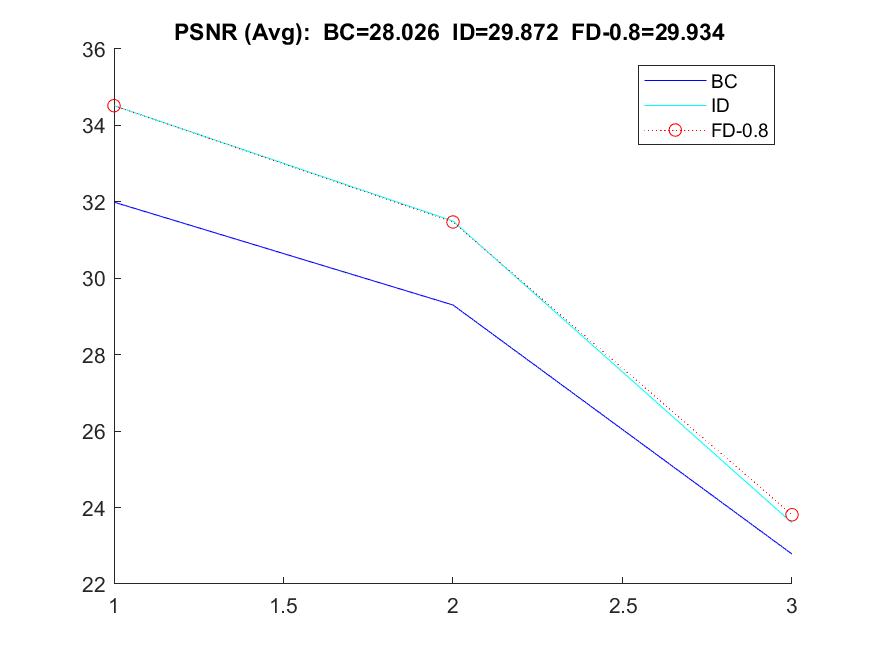
%> input picture Kim/output/0.8/Set5/psnr.png, 875 x 656 px; its folder holds only this picture in this run
$ octave main.m   (GNU Octave 9; MATLAB toolbox functions it lacks are replaced by stand-ins)
%> lines starting %> are read from the running program, lines starting %| are printed output that depends on the picture
### Kim/FeatureSIM.m
function [FSIM, FSIMc] = FeatureSIM(imageRef, imageDis)
% ========================================================================
% FSIM Index with automatic downsampling, Version 1.0
% Copyright(c) 2010 Lin ZHANG, Lei Zhang, Xuanqin Mou and David Zhang
% All Rights Reserved.
%
% ----------------------------------------------------------------------
% Permission to use, copy, or modify this software and its documentation
% for educational and research purposes only and without fee is here
% granted, provided that this copyright notice and the original authors'
% names appear on all copies and supporting documentation. This program
% shall not be used, rewritten, or adapted as the basis of a commercial
% software or hardware product without first obtaining permission of the
% authors. The authors make no representations about the suitability of
% this software for any purpose. It is provided "as is" without express
% or implied warranty.
%----------------------------------------------------------------------
%
% This is an implementation of the algorithm for calculating the
% Feature SIMilarity (FSIM) index between two images.
%
% Please refer to the following paper
%
% Lin Zhang, Lei Zhang, Xuanqin Mou, and David Zhang,"FSIM: a feature similarity
% index for image qualtiy assessment", IEEE Transactions on Image Processing, vol. 20, no. 8, pp. 2378-2386, 2011.
%
%----------------------------------------------------------------------
%
%Input : (1) imageRef: the first image being compared
%        (2) imageDis: the second image being compared
%
%Output: (1) FSIM: is the similarty score calculated using FSIM algorithm. FSIM
%	     only considers the luminance component of images. For colorful images,
%            they will be converted to the grayscale at first.
%        (2) FSIMc: is the similarity score calculated using FSIMc algorithm. FSIMc
%            considers both the grayscale and the color information.
%Note: For grayscale images, the returned FSIM and FSIMc are the same.
%
%-----------------------------------------------------------------------
%
%Usage:
%Given 2 test images img1 and img2. For gray-scale images, their dynamic range should be 0-255.
%For colorful images, the dynamic range of each color channel should be 0-255.
%
%[FSIM, FSIMc] = FeatureSIM(img1, img2);
%-----------------------------------------------------------------------

[rows, cols] = size(imageRef(:,:,1));
I1 = ones(rows, cols);
I2 = ones(rows, cols);
Q1 = ones(rows, cols);
Q2 = ones(rows, cols);

if ndims(imageRef) == 3 %images are colorful
    Y1 = 0.299 * double(imageRef(:,:,1)) + 0.587 * double(imageRef(:,:,2)) + 0.114 * double(imageRef(:,:,3));
    Y2 = 0.299 * double(imageDis(:,:,1)) + 0.587 * double(imageDis(:,:,2)) + 0.114 * double(imageDis(:,:,3));
    I1 = 0.596 * double(imageRef(:,:,1)) - 0.274 * double(imageRef(:,:,2)) - 0.322 * double(imageRef(:,:,3));
    I2 = 0.596 * double(imageDis(:,:,1)) - 0.274 * double(imageDis(:,:,2)) - 0.322 * double(imageDis(:,:,3));
    Q1 = 0.211 * double(imageRef(:,:,1)) - 0.523 * double(imageRef(:,:,2)) + 0.312 * double(imageRef(:,:,3));
    Q2 = 0.211 * double(imageDis(:,:,1)) - 0.523 * double(imageDis(:,:,2)) + 0.312 * double(imageDis(:,:,3));
else %images are grayscale
    Y1 = imageRef;
    Y2 = imageDis;
end

Y1 = double(Y1);
Y2 = double(Y2);
%%%%%%%%%%%%%%%%%%%%%%%%%
% Downsample the image
%%%%%%%%%%%%%%%%%%%%%%%%%
minDimension = min(rows,cols);
F = max(1,round(minDimension / 256));
aveKernel = fspecial('average',F);

aveI1 = conv2(I1, aveKernel,'same');
aveI2 = conv2(I2, aveKernel,'same');
I1 = aveI1(1:F:rows,1:F:cols);
I2 = aveI2(1:F:rows,1:F:cols);

aveQ1 = conv2(Q1, aveKernel,'same');
aveQ2 = conv2(Q2, aveKernel,'same');
Q1 = aveQ1(1:F:rows,1:F:cols);
Q2 = aveQ2(1:F:rows,1:F:cols);

aveY1 = conv2(Y1, aveKernel,'same');
aveY2 = conv2(Y2, aveKernel,'same');
Y1 = aveY1(1:F:rows,1:F:cols);
Y2 = aveY2(1:F:rows,1:F:cols);

%%%%%%%%%%%%%%%%%%%%%%%%%
% Calculate the phase congruency maps
%%%%%%%%%%%%%%%%%%%%%%%%%
PC1 = phasecong2(Y1);
PC2 = phasecong2(Y2);

%%%%%%%%%%%%%%%%%%%%%%%%%
% Calculate the gradient map
%%%%%%%%%%%%%%%%%%%%%%%%%
dx = [3 0 -3; 10 0 -10;  3  0 -3]/16;
dy = [3 10 3; 0  0   0; -3 -10 -3]/16;
IxY1 = conv2(Y1, dx, 'same');
IyY1 = conv2(Y1, dy, 'same');
gradientMap1 = sqrt(IxY1.^2 + IyY1.^2);

IxY2 = conv2(Y2, dx, 'same');
IyY2 = conv2(Y2, dy, 'same');
gradientMap2 = sqrt(IxY2.^2 + IyY2.^2);

%%%%%%%%%%%%%%%%%%%%%%%%%
% Calculate the FSIM
%%%%%%%%%%%%%%%%%%%%%%%%%
T1 = 0.85;  %fixed
T2 = 160; %fixed
PCSimMatrix = (2 * PC1 .* PC2 + T1) ./ (PC1.^2 + PC2.^2 + T1);
gradientSimMatrix = (2*gradientMap1.*gradientMap2 + T2) ./(gradientMap1.^2 + gradientMap2.^2 + T2);
PCm = max(PC1, PC2);
SimMatrix = gradientSimMatrix .* PCSimMatrix .* PCm;
FSIM = sum(sum(SimMatrix)) / sum(sum(PCm));

%%%%%%%%%%%%%%%%%%%%%%%%%
% Calculate the FSIMc
%%%%%%%%%%%%%%%%%%%%%%%%%
T3 = 200;
T4 = 200;
ISimMatrix = (2 * I1 .* I2 + T3) ./ (I1.^2 + I2.^2 + T3);
QSimMatrix = (2 * Q1 .* Q2 + T4) ./ (Q1.^2 + Q2.^2 + T4);

lambda = 0.03;

SimMatrixC = gradientSimMatrix .* PCSimMatrix .* real((ISimMatrix .* QSimMatrix) .^ lambda) .* PCm;
FSIMc = sum(sum(SimMatrixC)) / sum(sum(PCm));

return;

%%%%%%%%%%%%%%%%%%%%%%%%%%%%%%%%%%%%%%%%%%%%%%%%%%%%%%%%%%%%%%%%%%%%%%%%%%%%%%%%%%

function [ResultPC]=phasecong2(im)
% ========================================================================
% Copyright (c) 1996-2009 Peter Kovesi
% School of Computer Science & Software Engineering
% The University of Western Australia
% http://www.csse.uwa.edu.au/
%
% Permission is hereby  granted, free of charge, to any  person obtaining a copy
% of this software and associated  documentation files (the "Software"), to deal
% in the Software without restriction, subject to the following conditions:
%
% The above copyright notice and this permission notice shall be included in all
% copies or substantial portions of the Software.
%
% The software is provided "as is", without warranty of any kind.
% References:
%
%     Peter Kovesi, "Image Features From Phase Congruency". Videre: A
%     Journal of Computer Vision Research. MIT Press. Volume 1, Number 3,
%     Summer 1999 http://mitpress.mit.edu/e-journals/Videre/001/v13.html

nscale          = 4;     % Number of wavelet scales.
norient         = 4;     % Number of filter orientations.
minWaveLength   = 6;     % Wavelength of smallest scale filter.
mult            = 2;   % Scaling factor between successive filters.
sigmaOnf        = 0.55;  % Ratio of the standard deviation of the
                             % Gaussian describing the log Gabor filter's
                             % transfer function in the frequency domain
                             % to the filter center frequency.
dThetaOnSigma   = 1.2;   % Ratio of angular interval between filter orientations
                             % and the standard deviation of the angular Gaussian
                             % function used to construct filters in the
                             % freq. plane.
k               = 2.0;   % No of standard deviations of the noise
                             % energy beyond the mean at which we set the
                             % noise threshold point.
                             % below which phase congruency values get
                             % penalized.
epsilon         = .0001;                % Used to prevent division by zero.

thetaSigma = pi/norient/dThetaOnSigma;  % Calculate the standard deviation of the
                                        % angular Gaussian function used to
                                        % construct filters in the freq. plane.

[rows,cols] = size(im);
imagefft = fft2(im);              % Fourier transform of image

zero = zeros(rows,cols);
EO = cell(nscale, norient);       % Array of convolution results.

estMeanE2n = [];
ifftFilterArray = cell(1,nscale); % Array of inverse FFTs of filters

% Pre-compute some stuff to speed up filter construction

% Set up X and Y matrices with ranges normalised to +/- 0.5
% The following code adjusts things appropriately for odd and even values
% of rows and columns.
if mod(cols,2)
    xrange = [-(cols-1)/2:(cols-1)/2]/(cols-1);
else
    xrange = [-cols/2:(cols/2-1)]/cols;
end

if mod(rows,2)
    yrange = [-(rows-1)/2:(rows-1)/2]/(rows-1);
else
    yrange = [-rows/2:(rows/2-1)]/rows;
end

[x,y] = meshgrid(xrange, yrange);

radius = sqrt(x.^2 + y.^2);       % Matrix values contain *normalised* radius from centre.
theta = atan2(-y,x);              % Matrix values contain polar angle.
                                  % (note -ve y is used to give +ve
                                  % anti-clockwise angles)

radius = ifftshift(radius);       % Quadrant shift radius and theta so that filters
theta  = ifftshift(theta);        % are constructed with 0 frequency at the corners.
radius(1,1) = 1;                  % Get rid of the 0 radius value at the 0
                                  % frequency point (now at top-left corner)
                                  % so that taking the log of the radius will
                                  % not cause trouble.

sintheta = sin(theta);
costheta = cos(theta);
clear x; clear y; clear theta;    % save a little memory

% Filters are constructed in terms of two components.
% 1) The radial component, which controls the frequency band that the filter
%    responds to
% 2) The angular component, which controls the orientation that the filter
%    responds to.
% The two components are multiplied together to construct the overall filter.

% Construct the radial filter components...

% First construct a low-pass filter that is as large as possible, yet falls
% away to zero at the boundaries.  All log Gabor filters are multiplied by
% this to ensure no extra frequencies at the 'corners' of the FFT are
% incorporated as this seems to upset the normalisation process when
% calculating phase congrunecy.
lp = lowpassfilter([rows,cols],.45,15);   % Radius .45, 'sharpness' 15

logGabor = cell(1,nscale);

for s = 1:nscale
    wavelength = minWaveLength*mult^(s-1);
    fo = 1.0/wavelength;                  % Centre frequency of filter.
    logGabor{s} = exp((-(log(radius/fo)).^2) / (2 * log(sigmaOnf)^2));
    logGabor{s} = logGabor{s}.*lp;        % Apply low-pass filter
    logGabor{s}(1,1) = 0;                 % Set the value at the 0 frequency point of the filter
                                          % back to zero (undo the radius fudge).
end

% Then construct the angular filter components...

spread = cell(1,norient);

for o = 1:norient
  angl = (o-1)*pi/norient;           % Filter angle.

  % For each point in the filter matrix calculate the angular distance from
  % the specified filter orientation.  To overcome the angular wrap-around
  % problem sine difference and cosine difference values are first computed
  % and then the atan2 function is used to determine angular distance.

  ds = sintheta * cos(angl) - costheta * sin(angl);    % Difference in sine.
  dc = costheta * cos(angl) + sintheta * sin(angl);    % Difference in cosine.
  dtheta = abs(atan2(ds,dc));                          % Absolute angular distance.
  spread{o} = exp((-dtheta.^2) / (2 * thetaSigma^2));  % Calculate the
                                                       % angular filter component.
end

% The main loop...
EnergyAll(rows,cols) = 0;
AnAll(rows,cols) = 0;

for o = 1:norient                    % For each orientation.
  sumE_ThisOrient   = zero;          % Initialize accumulator matrices.
  sumO_ThisOrient   = zero;
  sumAn_ThisOrient  = zero;
  Energy            = zero;
  for s = 1:nscale,                  % For each scale.
    filter = logGabor{s} .* spread{o};   % Multiply radial and angular
                                         % components to get the filter.
    ifftFilt = real(ifft2(filter))*sqrt(rows*cols);  % Note rescaling to match power
    ifftFilterArray{s} = ifftFilt;                   % record ifft2 of filter
    % Convolve image with even and odd filters returning the result in EO
    EO{s,o} = ifft2(imagefft .* filter);

    An = abs(EO{s,o});                         % Amplitude of even & odd filter response.
    sumAn_ThisOrient = sumAn_ThisOrient + An;  % Sum of amplitude responses.
    sumE_ThisOrient = sumE_ThisOrient + real(EO{s,o}); % Sum of even filter convolution results.
    sumO_ThisOrient = sumO_ThisOrient + imag(EO{s,o}); % Sum of odd filter convolution results.
    if s==1                                 % Record mean squared filter value at smallest
      EM_n = sum(sum(filter.^2));           % scale. This is used for noise estimation.
      maxAn = An;                           % Record the maximum An over all scales.
    else
      maxAn = max(maxAn, An);
    end
  end                                       % ... and process the next scale

  % Get weighted mean filter response vector, this gives the weighted mean
  % phase angle.

  XEnergy = sqrt(sumE_ThisOrient.^2 + sumO_ThisOrient.^2) + epsilon;
  MeanE = sumE_ThisOrient ./ XEnergy;
  MeanO = sumO_ThisOrient ./ XEnergy;

  % Now calculate An(cos(phase_deviation) - | sin(phase_deviation)) | by
  % using dot and cross products between the weighted mean filter response
  % vector and the individual filter response vectors at each scale.  This
  % quantity is phase congruency multiplied by An, which we call energy.

  for s = 1:nscale,
      E = real(EO{s,o}); O = imag(EO{s,o});    % Extract even and odd
                                               % convolution results.
      Energy = Energy + E.*MeanE + O.*MeanO - abs(E.*MeanO - O.*MeanE);
  end

  % Compensate for noise
  % We estimate the noise power from the energy squared response at the
  % smallest scale.  If the noise is Gaussian the energy squared will have a
  % Chi-squared 2DOF pdf.  We calculate the median energy squared response
  % as this is a robust statistic.  From this we estimate the mean.
  % The estimate of noise power is obtained by dividing the mean squared
  % energy value by the mean squared filter value

  medianE2n = median(reshape(abs(EO{1,o}).^2,1,rows*cols));
  meanE2n = -medianE2n/log(0.5);
  estMeanE2n(o) = meanE2n;

  noisePower = meanE2n/EM_n;                       % Estimate of noise power.

  % Now estimate the total energy^2 due to noise
  % Estimate for sum(An^2) + sum(Ai.*Aj.*(cphi.*cphj + sphi.*sphj))

  EstSumAn2 = zero;
  for s = 1:nscale
    EstSumAn2 = EstSumAn2 + ifftFilterArray{s}.^2;
  end

  EstSumAiAj = zero;
  for si = 1:(nscale-1)
    for sj = (si+1):nscale
      EstSumAiAj = EstSumAiAj + ifftFilterArray{si}.*ifftFilterArray{sj};
    end
  end
  sumEstSumAn2 = sum(sum(EstSumAn2));
  sumEstSumAiAj = sum(sum(EstSumAiAj));

  EstNoiseEnergy2 = 2*noisePower*sumEstSumAn2 + 4*noisePower*sumEstSumAiAj;

  tau = sqrt(EstNoiseEnergy2/2);                     % Rayleigh parameter
  EstNoiseEnergy = tau*sqrt(pi/2);                   % Expected value of noise energy
  EstNoiseEnergySigma = sqrt( (2-pi/2)*tau^2 );

  T =  EstNoiseEnergy + k*EstNoiseEnergySigma;       % Noise threshold

  % The estimated noise effect calculated above is only valid for the PC_1 measure.
  % The PC_2 measure does not lend itself readily to the same analysis.  However
  % empirically it seems that the noise effect is overestimated roughly by a factor
  % of 1.7 for the filter parameters used here.

  T = T/1.7;        % Empirical rescaling of the estimated noise effect to
                    % suit the PC_2 phase congruency measure
  Energy = max(Energy - T, zero);          % Apply noise threshold

  EnergyAll = EnergyAll + Energy;
  AnAll = AnAll + sumAn_ThisOrient;
end  % For each orientation
ResultPC = EnergyAll ./ AnAll;
return;


%%%%%%%%%%%%%%%%%%%%%%%%%%%%%%%%%%%%%%%%%%%%%%%%%%%%%%%%%%%%%%%%%%%%%%%%%%%%
% LOWPASSFILTER - Constructs a low-pass butterworth filter.
%
% usage: f = lowpassfilter(sze, cutoff, n)
%
% where: sze    is a two element vector specifying the size of filter
%               to construct [rows cols].
%        cutoff is the cutoff frequency of the filter 0 - 0.5
%        n      is the order of the filter, the higher n is the sharper
%               the transition is. (n must be an integer >= 1).
%               Note that n is doubled so that it is always an even integer.
%
%                      1
%      f =    --------------------
%                              2n
%              1.0 + (w/cutoff)
%
% The frequency origin of the returned filter is at the corners.
%
% See also: HIGHPASSFILTER, HIGHBOOSTFILTER, BANDPASSFILTER
%

% Copyright (c) 1999 Peter Kovesi
% School of Computer Science & Software Engineering
% The University of Western Australia
% http://www.csse.uwa.edu.au/
%
% Permission is hereby granted, free of charge, to any person obtaining a copy
% of this software and associated documentation files (the "Software"), to deal
% in the Software without restriction, subject to the following conditions:
%
% The above copyright notice and this permission notice shall be included in
% all copies or substantial portions of the Software.
%
% The Software is provided "as is", without warranty of any kind.

% October 1999
% August  2005 - Fixed up frequency ranges for odd and even sized filters
%                (previous code was a bit approximate)

function f = lowpassfilter(sze, cutoff, n)

    if cutoff < 0 || cutoff > 0.5
	error('cutoff frequency must be between 0 and 0.5');
    end

    if rem(n,1) ~= 0 || n < 1
	error('n must be an integer >= 1');
    end

    if length(sze) == 1
	rows = sze; cols = sze;
    else
	rows = sze(1); cols = sze(2);
    end

    % Set up X and Y matrices with ranges normalised to +/- 0.5
    % The following code adjusts things appropriately for odd and even values
    % of rows and columns.
    if mod(cols,2)
	xrange = [-(cols-1)/2:(cols-1)/2]/(cols-1);
    else
	xrange = [-cols/2:(cols/2-1)]/cols;
    end

    if mod(rows,2)
	yrange = [-(rows-1)/2:(rows-1)/2]/(rows-1);
    else
	yrange = [-rows/2:(rows/2-1)]/rows;
    end

    [x,y] = meshgrid(xrange, yrange);
    radius = sqrt(x.^2 + y.^2);        % A matrix with every pixel = radius relative to centre.
    f = ifftshift( 1 ./ (1.0 + (radius ./ cutoff).^(2*n)) );   % The filter
    return;

### Kim/fdf.m
function [h,hximp,hyimp,hda] = fdf(nu)
% M.Amintoosi
% Based on Ning He paper
if nargin == 0
    nu =0.9;
end
n2u = (nu^2-nu);

hximp = [...
    n2u/12 n2u/3 n2u/12;...
    -nu/5        1     -nu/5;...
    -nu/6   -2/3*nu  -nu/6
    ];
% hximp = hximp/sum(hximp(:))
hyimp = hximp';
hda = [...
    0  0  -nu/6; ...
    0  1  0 ;...
    n2u/2 0 0 ;...
    ];
hdb = flipud(hda);

hd = hximp*hyimp*hda*hdb;
h = hd/sum(hd(:));

### Kim/main.m
% Modified by M.Amintoosi, 2022
clear
% close all

nu = 0.8;
methods = {'BC','ID',sprintf('FD-%3.1f',nu)};
dataSets = {'Set5','Set14'};%,'BSDS100','Manga109','Urban100'};
N_dataSets = numel(dataSets);
nMethods = numel(methods);
markers = {'b-','c-','r:o','g-.p','m--s','k:<','y:>'};

[h,hximp,hyimp] = fdf(nu);
output_path = 'output';
%%
RESULTS = {};
for dsNo = 1:N_dataSets
    ds = dataSets{dsNo};
    clear Results MSE SSIM FSIM PSNR TT
    mkdir(sprintf('%s/%3.1f/%s',output_path,nu,ds));
    myFolder = sprintf('../Data/Test/%s/',ds);
    myFiles = dir(fullfile(myFolder,'*.png'));
    for ii = 1:length(myFiles)
%         if ii>3, break, end
        baseFileName = myFiles(ii).name;
        Results(ii).fileName = baseFileName;
        fullFileName = fullfile(myFolder, baseFileName);
        HR_img = imread(fullFileName);
%> HR_img is the input picture: size 656x875x3 uint8; mean R, G, B 251.3, 251.5, 251.9
        Ori_img_Color = HR_img;
        if numel(HR_img)==3
            HR_img = rgb2ycbcr(HR_img);
        end
        if strcmp(ds,'Mangn109')==0 || strcmp(ds,'Urban100')==0
            HR_img = imresize(HR_img,0.5);
%> HR_img: size 328x438x3 uint8
        end

        Pad=2;
        Scale=2;

        HR_img = HR_img(:,:,1);
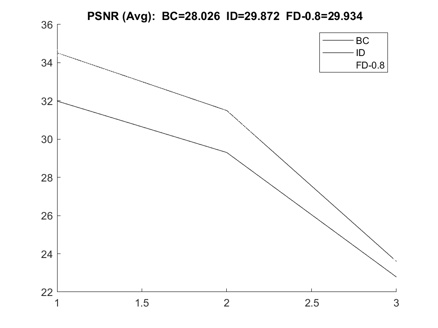
%> HR_img: size 328x438 uint8; min 0, max 255, mean 251.1
        HR_size = size(HR_img(:,:,1));
%> HR_size = [328 438]

        % adjusting Image size
        Adj_HR_size = ceil(HR_size/Scale)*Scale;
%> Adj_HR_size = [328 438]
        Adj_HR_size = [Adj_HR_size,1];
%> Adj_HR_size = [328 438 1]
        Adj_HR_img = zeros(Adj_HR_size);
%> Adj_HR_img: size 328x438 double; every value is 0
        Adj_HR_img(1:HR_size(1),1:HR_size(2),:) = HR_img;

        for i = HR_size(1):Adj_HR_size(1)
            Adj_HR_img(i,1:HR_size(2),:) = HR_img(end,:,:);
        end
%> this loop made 1 pass
%> i on pass 1: 328
        for i = HR_size(2):Adj_HR_size(2)
            Adj_HR_img(:,i,:) = Adj_HR_img(:,HR_size(2),:);
        end
%> this loop made 1 pass
%> i on pass 1: 438

        HR_img = double(Adj_HR_img);
        %         subplot(141), imshow(uint8(HR_img)), title('HR image')
        LR_img = imresize(HR_img,0.5);
        %         subplot(142), imshow(uint8(LR_img))
        Bicubic_img= imresize(LR_img,2, 'bicubic');
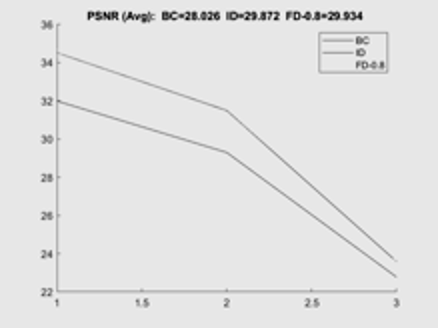
%> Bicubic_img: size 328x438 double; min 32.03, max 277.9, mean 251.1; drawn with min black and max white
        bc_mse = immse(Bicubic_img,HR_img);
%> bc_mse = 159.1
        bc_psnr = psnr(Bicubic_img,HR_img,255);
%> bc_psnr = 26.11
        bc_ssim = ssim(Bicubic_img,HR_img);
%> bc_ssim = 0.825
        bc_fsim = FeatureSIM((HR_img),(Bicubic_img));
%> in FeatureSIM, `[rows, cols] = size(imageRef(:,:,1));`: rows = 328; cols = 438
%> in FeatureSIM, `minDimension = min(rows,cols);`: minDimension = 328
%> in FeatureSIM, `F = max(1,round(minDimension / 256));`: F = 1
%> in phasecong2, `radius(1,1) = 1;`:
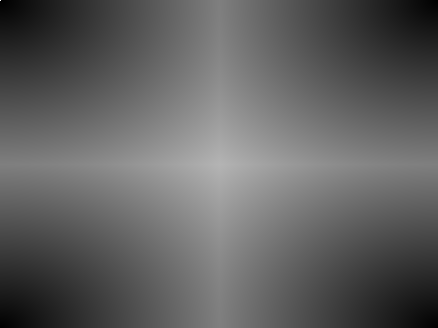
%> radius: size 328x438 double; min 0.00228, max 1, mean 0.383
%> the loop in phasecong2, `for o = 1:norient` made 4 passes
%> (medianE2n, meanE2n, noisePower, EstNoiseEnergy2, tau, EstNoiseEnergy, EstNoiseEnergySigma, T) on passes 1 to 4: (5.04e-05, 7.27e-05, 1.12e-08, 0.000187, 0.00966, 0.0121, 0.00633, 0.0146), (0.0003, 0.000433, 6.7e-08, 0.00111, 0.0236, 0.0296, 0.0155, 0.0356), (0.00028, 0.000404, 6.26e-08, 0.00104, 0.0228, 0.0286, 0.0149, 0.0344), (9.35e-05, 0.000135, 2.09e-08, 0.000347, 0.0132, 0.0165, 0.00862, 0.0199)
%> pass 1, in phasecong2, `MeanE = sumE_ThisOrient ./ XEnergy;`:
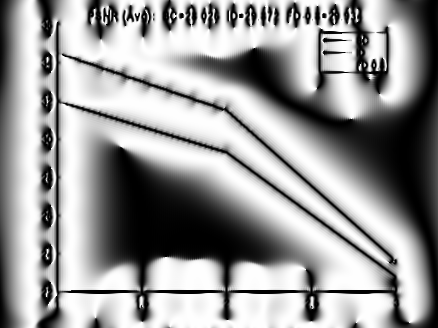
%> MeanE: size 328x438 double; min -1, max 1, mean 0.211; drawn with min black and max white
%> pass 1, in phasecong2, `MeanO = sumO_ThisOrient ./ XEnergy;`:
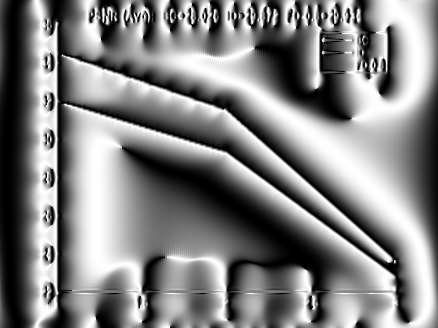
%> MeanO: size 328x438 double; min -1, max 1, mean 0.0248; drawn with min black and max white
%> after the loop in phasecong2, `for o = 1:norient`:
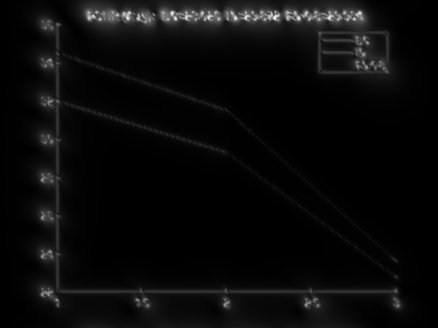
%> maxAn: size 328x438 double; min 0.00611, max 62.76, mean 2.6; drawn with min black and max white
%> after the loop in phasecong2, `for o = 1:norient`: EM_n = 6462.4; EO = 16 items; estMeanE2n = [7.27e-05 0.000433 0.000404 0.000135]; ifftFilterArray = 4 items
%> in phasecong2, `ResultPC = EnergyAll ./ AnAll;`:
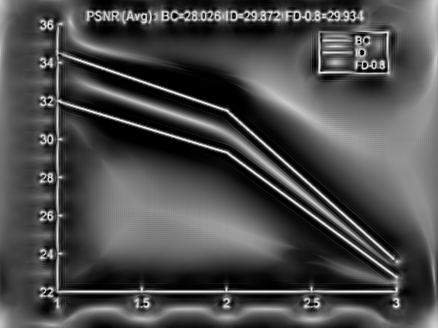
%> ResultPC: size 328x438 double; min 0, max 0.991, mean 0.296
%> (the rest of the program and of its run is left out)
